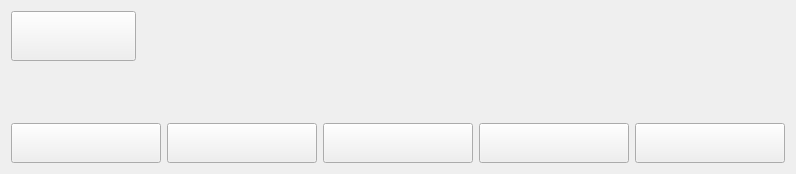
      <widget class="QWidget" name="page_22">
       <layout class="QGridLayout" name="gridLayout_17">
        <item row="0" column="0">
         <layout class="QVBoxLayout" name="verticalLayout_13">
          <item alignment="Qt::AlignLeft|Qt::AlignTop">
           <widget class="QPushButton" name="back_button_2">
            <property name="minimumSize">
             <size>
              <width>125</width>
              <height>50</height>
             </size>
            </property>
            <property name="styleSheet">
             <string notr="true">border-image: url(:/Horus Main Page/backButton.png);</string>
            </property>
            <property name="text">
             <string/>
            </property>
           </widget>
          </item>
          <item alignment="Qt::AlignHCenter|Qt::AlignVCenter">
           <widget class="QLabel" name="chooseo_output_type">
            <property name="minimumSize">
             <size>
              <width>400</width>
              <height>50</height>
             </size>
            </property>
            <property name="styleSheet">
             <string notr="true">border-image: url(:/Horus Main Page/chooseoutputtype.png);</string>
            </property>
            <property name="text">
             <string/>
            </property>
           </widget>
          </item>
         </layout>
        </item>
        <item row="3" column="0">
         <layout class="QVBoxLayout" name="verticalLayout_15"/>
        </item>
        <item row="1" column="0">
         <layout class="QHBoxLayout" name="horizontalLayout_9">
          <item alignment="Qt::AlignHCenter|Qt::AlignVCenter">
           <widget class="QPushButton" name="linechart_button">
            <property name="minimumSize">
             <size>
              <width>150</width>
              <height>40</height>
             </size>
            </property>
            <property name="styleSheet">
             <string notr="true">border-image: url(:/Horus Main Page/linechart.png);</string>
            </property>
            <property name="text">
             <string/>
            </property>
           </widget>
          </item>
          <item alignment="Qt::AlignHCenter|Qt::AlignVCenter">
           <widget class="QPushButton" name="pie_button">
            <property name="minimumSize">
             <size>
              <width>150</width>
              <height>40</height>
             </size>
            </property>
            <property name="styleSheet">
             <string notr="true">border-image: url(:/Horus Main Page/pie.png);</string>
            </property>
            <property name="text">
             <string/>
            </property>
           </widget>
          </item>
          <item alignment="Qt::AlignHCenter|Qt::AlignVCenter">
           <widget class="QPushButton" name="histogram_button">
            <property name="minimumSize">
             <size>
              <width>150</width>
              <height>40</height>
             </size>
            </property>
            <property name="styleSheet">
             <string notr="true">border-image: url(:/Horus Main Page/histogram.png);</string>
            </property>
            <property name="text">
             <string/>
            </property>
           </widget>
          </item>
          <item alignment="Qt::AlignHCenter|Qt::AlignVCenter">
           <widget class="QPushButton" name="table_button">
            <property name="minimumSize">
             <size>
              <width>150</width>
              <height>40</height>
             </size>
            </property>
            <property name="styleSheet">
             <string notr="true">border-image: url(:/Horus Main Page/table.png);</string>
            </property>
            <property name="text">
             <string/>
            </property>
           </widget>
          </item>
          <item alignment="Qt::AlignHCenter|Qt::AlignVCenter">
           <widget class="QPushButton" name="donut_button">
            <property name="minimumSize">
             <size>
              <width>150</width>
              <height>40</height>
             </size>
            </property>
            <property name="styleSheet">
             <string notr="true">border-image: url(:/Horus Main Page/donut.png);</string>
            </property>
            <property name="text">
             <string/>
            </property>
           </widget>
          </item>
         </layout>
        </item>
       </layout>
      </widget>
